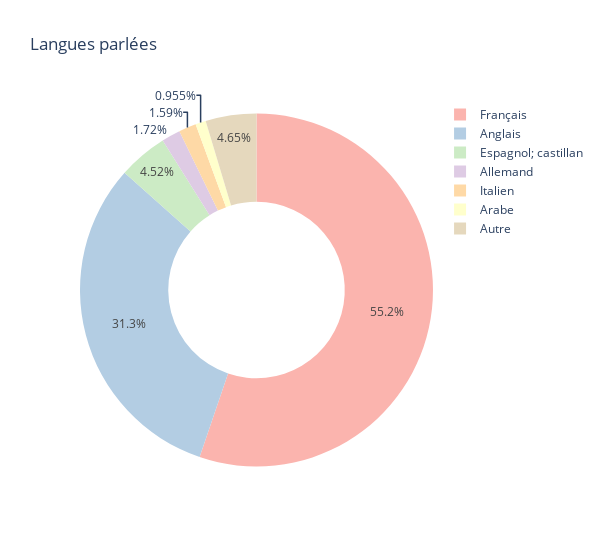

The notebook cell saved with this chart:
### Markdown cell above
*Langues (parlées, écrites)*

### Code cell
# Langues parlées
langueParle = demographics[demographics['langues.medium'] == 'Oral'].drop(columns=['langues.medium'])
langueParle = pd.DataFrame(plotVariable(langueParle, 'langues.nom'))
langueParle = groupOtherValues(langueParle)

px.pie(
    langueParle,
    values = langueParle['count'], 
    names = langueParle['labels'], 
    title='Langues parlées',
    hole=0.5,
    category_orders={'labels': 
        ['Français', 'Anglais', 'Espagnol; castillan', 
         'Allemand', 'Italien', 'Arabe', 'Autre']},
    color_discrete_sequence= px.colors.qualitative.Pastel1,  
    width=600
)

### Figure 1 — Plotly figure (JSON) as saved in the notebook; plotly's stock layout.template omitted (floating-point values rounded to 4 significant figures)
{"data": [{"direction": "clockwise", "domain": {"x": [0, 1], "y": [0, 1]}, "hole": 0.5, "hovertemplate": "labels=%{label}<br>count=%{value}<extra></extra>", "labels": ["Français", "Anglais", "Espagnol; castillan", "Allemand", "Italien", "Arabe", "Autre"], "legendgroup": "", "name": "", "showlegend": true, "sort": false, "type": "pie", "values": [867, 492, 71, 27, 25, 15, 73]}], "layout": {"legend": {"tracegroupgap": 0}, "piecolorway": ["rgb(251,180,174)", "rgb(179,205,227)", "rgb(204,235,197)", "rgb(222,203,228)", "rgb(254,217,166)", "rgb(255,255,204)", "rgb(229,216,189)", "rgb(253,218,236)", "rgb(242,242,242)"], "title": {"text": "Langues parlées"}, "width": 600}}
